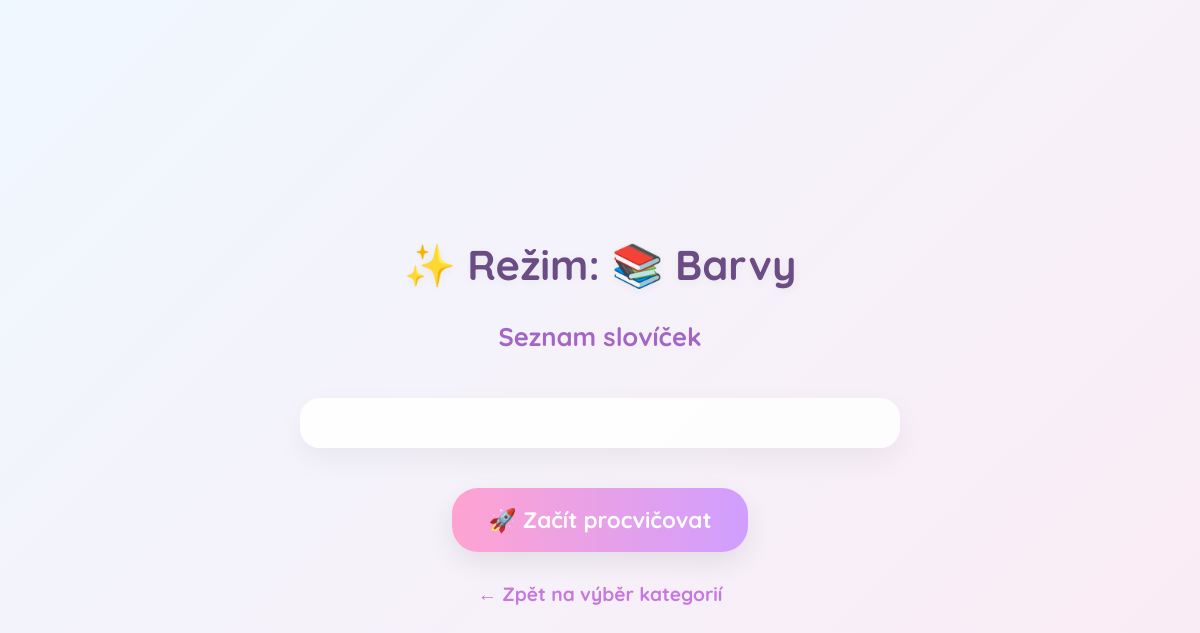
The page /practice/start/category/12/ on the database as committed earlier.
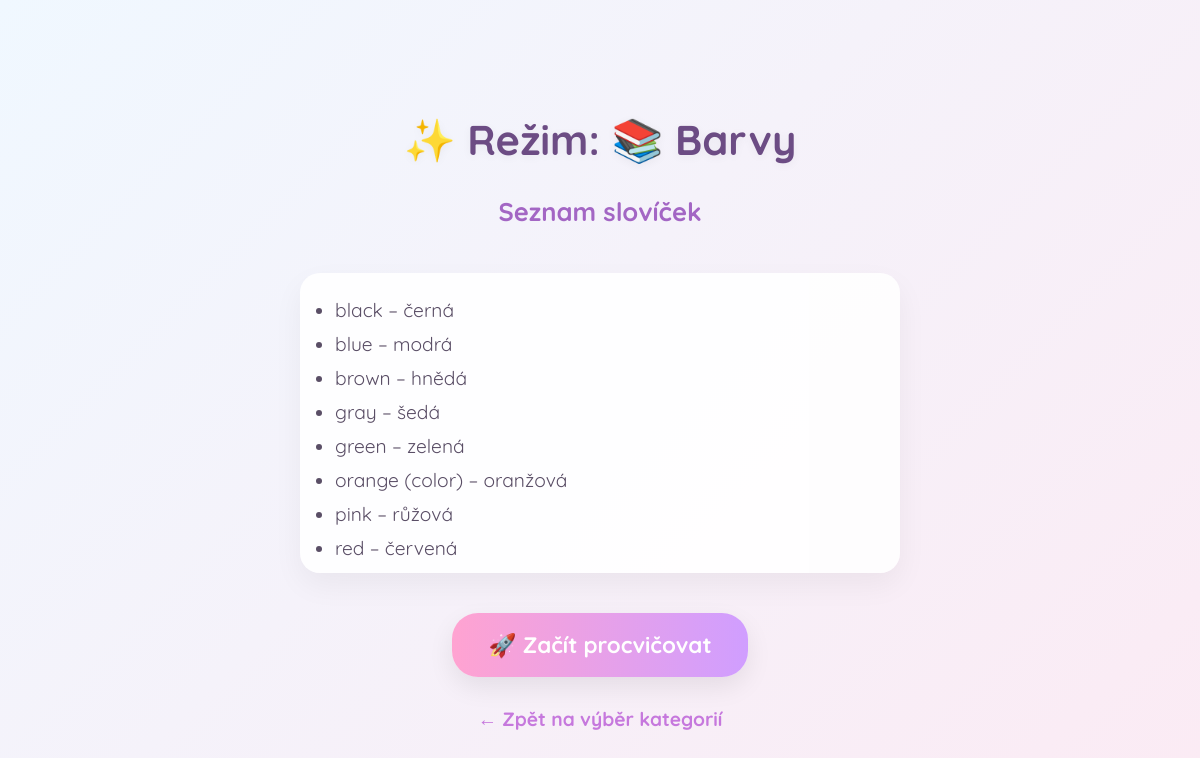
The same page on the database as committed later.
### core/models.py (models this page shows, shortened)
class Word(models.Model):
    english = models.CharField(
        max_length=100,
        verbose_name="Anglické slovo",
        help_text="Zadej slovo v angličtině (bez speciálních znaků)",
        validators=[RegexValidator(r'^[a-zA-Z\s\-\(\)]+$', 'Pouze písmena, mezery, pomlčky a závorky')]
    )
    czech = models.CharField(
        max_length=100,
        verbose_name="Český překlad",
        help_text="Zadej český překlad"
    )
    difficulty = models.CharField(
        max_length=10,
        choices=[
            ('easy', 'Easy'),
            ('medium', 'Medium'),
            ('hard', 'Hard')
        ],
        verbose_name="Obtížnost",
        help_text="Vyber obtížnost slova"
    )
    category = models.ForeignKey(
        'Category',
        on_delete=models.CASCADE,
        null=True,
        blank=True,
        verbose_name="Kategorie",
        help_text="Vyber kategorii (nepovinné)"
    )
    example_sentence = models.TextField(
        blank=True,
        null=True,
        verbose_name="Příklad věty",
        help_text="Věta, kde se používá anglické slovo"
    )
    class Meta:
        verbose_name = "Slovo"
        verbose_name_plural = "Slova"
        ordering = ['difficulty']
    @classmethod
    def ordered_by_difficulty(cls) -> QuerySet:
        return cls.objects.annotate(
            difficulty_order=Case(
                When(difficulty='easy', then=Value(1)),
                When(difficulty='medium', then=Value(2)),
                When(difficulty='hard', then=Value(3)),
                output_field=IntegerField()
            )
        ).order_by('difficulty_order', 'english')

### core/views.py (the view)
# urls.py: path('practice/start/<str:mode>/<str:value>/', views.unified_practice_start, name='unified_practice_start'),
def unified_practice_start(request, mode, value=None):
    progress_key = ''
    words = []
    context = {}
    if mode == 'difficulty':
        progress_key = f'practice_progress_{value}'
        request.session[progress_key] = []
        words = Word.objects.filter(difficulty=value)
        context['level'] = value
    elif mode == 'category':
        category = get_object_or_404(Category, pk=value)
        progress_key = f'practice_category_progress_{value}'
        request.session[progress_key] = []
        words = Word.ordered_by_difficulty().filter(category=category)
        context['category'] = category
    elif mode == 'remix':
        progress_key = 'practice_remix_progress'
        request.session[progress_key] = []
        words = Word.ordered_by_difficulty()
        context['remix'] = True
    else:
        return render(request, 'core/practice.html', {'error': 'Neplatný režim!'})
    context['words'] = words
    context['mode'] = mode
    context['value'] = value
    context['mode_label'] = get_mode_label(mode, value)
    return render(request, 'core/practice_start.html', context)

### core/views.py (called while the page is built)
def get_mode_label(mode, value):
    if mode == 'difficulty':
        labels = {
            'easy': '🟢 Začátečník',
            'medium': '🟡 Pokročilý',
            'hard': '🔴 Expert',
        }
        return labels.get(value, 'Neznámá obtížnost')
    elif mode == 'category':
        category = Category.objects.filter(pk=value).first()
        return f'📚 {category.name}' if category else 'Neznámá kategorie'
    elif mode == 'remix':
        return '🎧 reMIX'
    else:
        return 'Neznámý režim'

### core/templates/core/practice_start.html (shortened to what this page needs)
<!DOCTYPE html>
<html lang="cs">
<head>
</head>
<body>
  <h1>✨ Režim: {{ mode_label }}</h1>
  <h2>Seznam slovíček</h2>
  <ul class="word-list">
    {% for word in words %}
      <li>{{ word.english }} – {{ word.czech }}</li>
    {% endfor %}
  </ul>
  <a href="{% url 'practice_game' mode value %}" class="btn">🚀 Začít procvičovat</a>
  {% if mode == 'difficulty' %}
    <a href="{% url 'practice_difficulty' %}" class="back-link">← Zpět na výběr obtížnosti</a>
  {% elif mode == 'category' %}
    <a href="{% url 'practice_category' %}" class="back-link">← Zpět na výběr kategorií</a>
  {% elif mode == 'remix' %}
    <a href="{% url 'practice' %}" class="back-link">← Zpět na výběr režimu</a>
  {% endif %}
</body>
</html>

Rows that differ between the two databases and show on the page:
added Word: english "black", czech "černá"
added Word: english "blue", czech "modrá"
added Word: english "brown", czech "hnědá"
added Word: english "gray", czech "šedá"
added Word: english "green", czech "zelená"
added Word: english "orange (color)", czech "oranžová"
added Word: english "pink", czech "růžová"
added Word: english "red", czech "červená"
